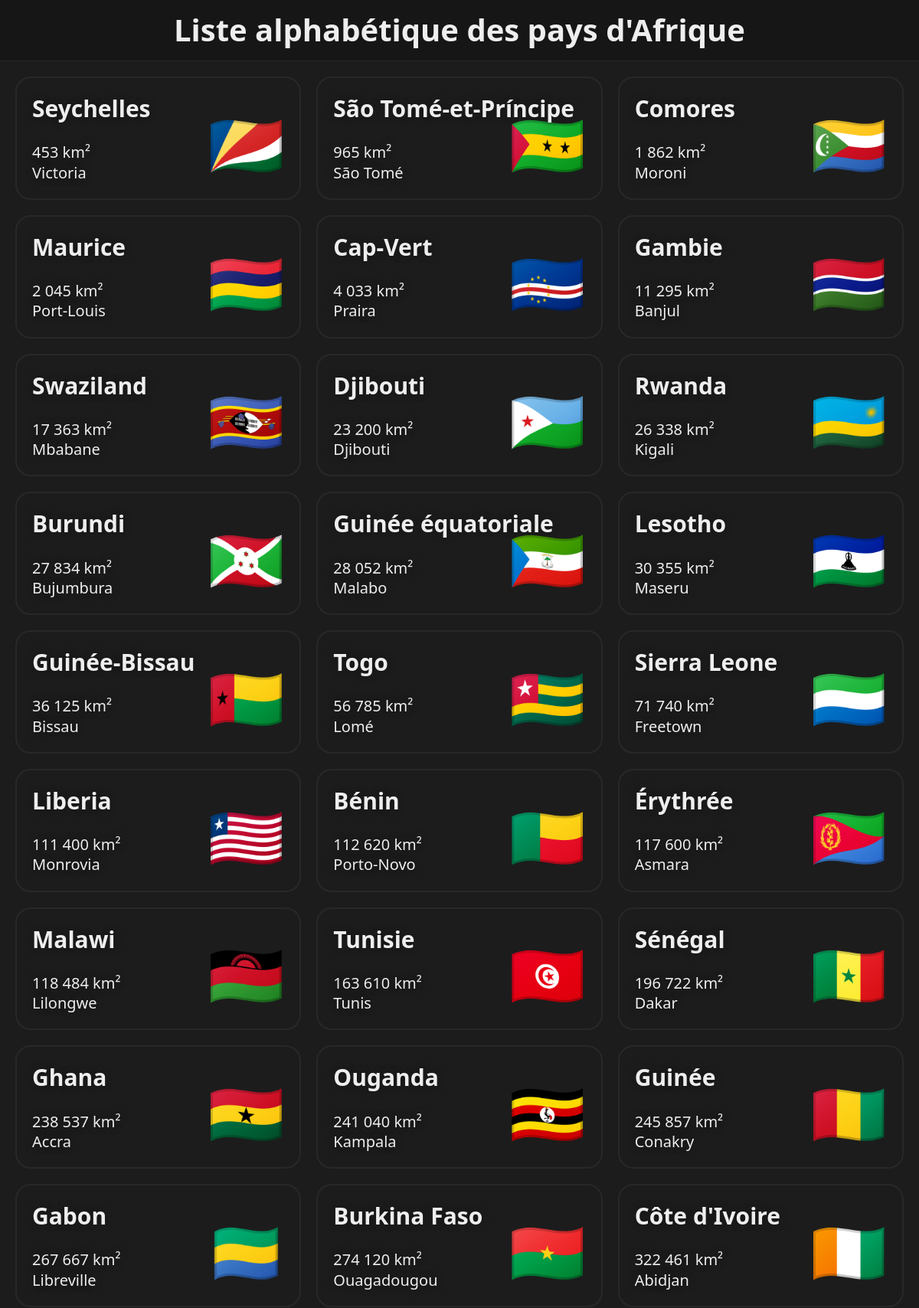
Screenshot of /site/page-pays-liste-alpha.php (upper part) with the database file from the repository.
### tables this page shows
CREATE TABLE `country` (
  `country_id` int(11) NOT NULL AUTO_INCREMENT,
  `country_name` varchar(255) NOT NULL,
  `country_flag` varchar(255) NOT NULL,
  `country_capital` varchar(255) NOT NULL,
  `country_area` int(11) NOT NULL,
  PRIMARY KEY (`country_id`)
);

### site/inc/inc.kickstart.php (called while the page is built, shortened)
<?php
  require("inc/inc.head.php");
?>

### site/page-pays-liste-alpha.php (the view, shortened to what this page needs)
<?php
  require("inc/inc.kickstart.php");
?>
<main class="pays-liste">
<?php
  $tableau = [];
  $requete = "SELECT * FROM `country` ORDER BY `country_area`";
  try {
    $etape = $pdo->prepare($requete);
    $etape->execute();
    $nbreResultat = $etape->rowCount();
    if ($nbreResultat) $tableau = $etape->fetchAll();
    else echo "<pre>✖️ La requête SQL ne retourne aucun résultat</pre>";
  } catch (PDOException $e) {
    echo "<pre>✖️ Erreur liée à la requête SQL :\n" . $e->getMessage() . "</pre>";
  }
  foreach ($tableau as $pays) {
    echo "<section>";
    echo "<h1>" . $pays["country_name"] . "</h1>";
    echo "<h2>" . $pays["country_flag"] . "</h2>";
    echo "<div>" . number_format($pays["country_area"], 0, ',', ' ') . " km²</div>";
    echo "<div>" . $pays["country_capital"] . "</div>";
    echo "</section>";
  }
?>
</main>
<?php require("inc/inc.footer.php"); ?>

### site/inc/inc.head.php (shortened to what this page needs)
<!DOCTYPE html>
<html lang="fr">
<head>
  <link rel="stylesheet" href="assets/style.css">
</head>
<body>
  <header><h1><?php echo PAGE_TITLE; ?></h1></header>

### site/inc/inc.footer.php (shortened to what this page needs)
</body>
</html>

### site/assets/style.css (style rules this page uses)
*, *::before, *::after { box-sizing: border-box; }
html { font-size: 62.5%; -webkit-tap-highlight-color: rgba(0,0,0,0); }
body { font-family: system-ui, -apple-system, BlinkMacSystemFont, "Segoe UI", Roboto, Ubuntu, "Helvetica Neue", sans-serif; font-weight: 400; line-height: 1.3125; }
body { margin: 0; background-color: #1c1c1c; color: #eeeeee; }
@media (min-width: 768px) { body { font-size: 2rem; } }
header { display: flex; align-items: center; justify-content: center; text-align: center; background-color: #161616; min-height: 10vh; padding-left: 2rem; padding-right: 2rem; border-bottom: .1rem solid #282828; }
header > h1 { margin: 0; }
main { min-height: 80vh; }
main.pays-liste { display: grid; grid-gap: 2rem; padding: 2rem; }
@media (min-width: 768px) { main.pays-liste { grid-template-columns: repeat(3, 1fr); } }
main.pays-liste > section { position: relative; border: .2rem solid #282828; border-radius: 2rem; padding: 2rem; }
main.pays-liste > section > h1, main.pays-liste > section > div { position: relative; text-shadow: 0 0 1rem #161616; margin-top: 0; z-index: 2; }
main.pays-liste > section > h2 { position: absolute; margin: 0; right: 2rem; bottom: 2rem; font-size: 10vh; z-index: 1; }

### rows the page displays
country: country_name "Seychelles", country_flag "🇸🇨", country_area "453", country_capital "Victoria"
country: country_name "São Tomé-et-Príncipe", country_flag "🇸🇹", country_area "965", country_capital "São Tomé"
country: country_name "Comores", country_flag "🇰🇲", country_area "1 862", country_capital "Moroni"
country: country_name "Maurice", country_flag "🇲🇺", country_area "2 045", country_capital "Port-Louis"
country: country_name "Cap-Vert", country_flag "🇨🇻", country_area "4 033", country_capital "Praira"
country: country_name "Gambie", country_flag "🇬🇲", country_area "11 295", country_capital "Banjul"
country: country_name "Swaziland", country_flag "🇸🇿", country_area "17 363", country_capital "Mbabane"
country: country_name "Djibouti", country_flag "🇩🇯", country_area "23 200", country_capital "Djibouti"
country: country_name "Rwanda", country_flag "🇷🇼", country_area "26 338", country_capital "Kigali"
country: country_name "Burundi", country_flag "🇧🇮", country_area "27 834", country_capital "Bujumbura"
country: country_name "Guinée équatoriale", country_flag "🇬🇶", country_area "28 052", country_capital "Malabo"
country: country_name "Lesotho", country_flag "🇱🇸", country_area "30 355", country_capital "Maseru"
country: country_name "Guinée-Bissau", country_flag "🇬🇼", country_area "36 125", country_capital "Bissau"
country: country_name "Togo", country_flag "🇹🇬", country_area "56 785", country_capital "Lomé"
country: country_name "Sierra Leone", country_flag "🇸🇱", country_area "71 740", country_capital "Freetown"
country: country_name "Liberia", country_flag "🇱🇷", country_area "111 400", country_capital "Monrovia"
country: country_name "Bénin", country_flag "🇧🇯", country_area "112 620", country_capital "Porto-Novo"
country: country_name "Érythrée", country_flag "🇪🇷", country_area "117 600", country_capital "Asmara"
country: country_name "Malawi", country_flag "🇲🇼", country_area "118 484", country_capital "Lilongwe"
country: country_name "Tunisie", country_flag "🇹🇳", country_area "163 610", country_capital "Tunis"
country: country_name "Sénégal", country_flag "🇸🇳", country_area "196 722", country_capital "Dakar"
country: country_name "Ghana", country_flag "🇬🇭", country_area "238 537", country_capital "Accra"
country: country_name "Ouganda", country_flag "🇺🇬", country_area "241 040", country_capital "Kampala"
country: country_name "Guinée", country_flag "🇬🇳", country_area "245 857", country_capital "Conakry"
country: country_name "Gabon", country_flag "🇬🇦", country_area "267 667", country_capital "Libreville"
country: country_name "Burkina Faso", country_flag "🇧🇫", country_area "274 120", country_capital "Ouagadougou"
country: country_name "Côte d'Ivoire", country_flag "🇨🇮", country_area "322 461", country_capital "Abidjan"

### other values shown
PAGE_TITLE "Liste alphabétique des pays d'Afrique"
